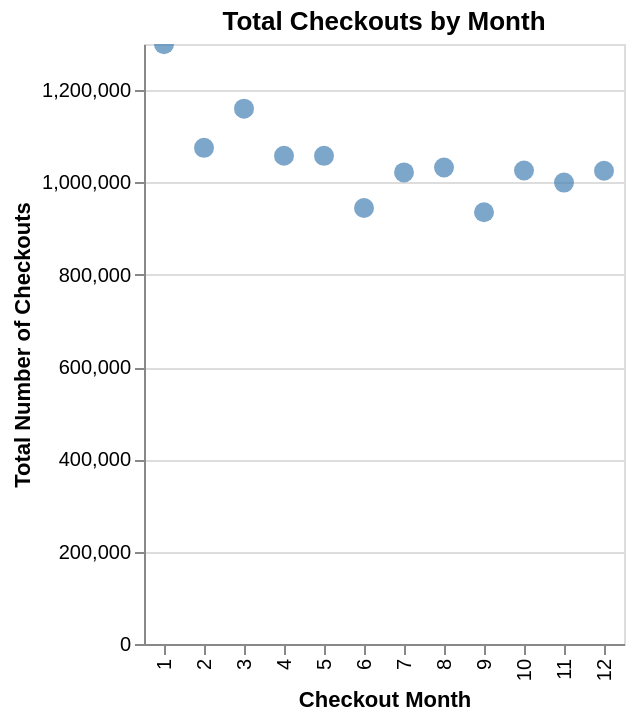

The cell this chart's notebook holds for it:
### Code cell
# Visualization 2: Circle chart for total checkouts per month
# Aggregate data to get total checkouts for each month
monthly_checkouts = seattle_df.groupby('CheckoutMonth')['Checkouts'].sum().reset_index()

chart_circle = alt.Chart(monthly_checkouts).mark_circle(size=100, color='steelblue').encode(
    x=alt.X('CheckoutMonth:O', title='Checkout Month'),
    y=alt.Y('Checkouts', title='Total Number of Checkouts'),
    tooltip=['CheckoutMonth', 'Checkouts']
).properties(
    title='Total Checkouts by Month'
).interactive() # Added .interactive() for panning and zooming

chart_circle

### Figure 1 — Vega-Lite specification as saved in the notebook (floating-point values rounded to 4 significant figures)
{"config": {"view": {"continuousWidth": 300, "continuousHeight": 300}}, "data": {"name": "data-21f2259f12bd3a8fbab36a2c5f16c0d2"}, "mark": {"type": "circle", "color": "steelblue", "size": 100}, "encoding": {"tooltip": [{"field": "CheckoutMonth", "type": "quantitative"}, {"field": "Checkouts", "type": "quantitative"}], "x": {"field": "CheckoutMonth", "title": "Checkout Month", "type": "ordinal"}, "y": {"field": "Checkouts", "title": "Total Number of Checkouts", "type": "quantitative"}}, "params": [{"name": "param_2", "select": {"type": "interval", "encodings": ["x", "y"]}, "bind": "scales"}], "title": "Total Checkouts by Month", "$schema": "https://vega.github.io/schema/vega-lite/v5.20.1.json", "datasets": {"data-21f2259f12bd3a8fbab36a2c5f16c0d2": [{"CheckoutMonth": 1, "Checkouts": 1299367}, {"CheckoutMonth": 2, "Checkouts": 1075069}, {"CheckoutMonth": 3, "Checkouts": 1159957}, {"CheckoutMonth": 4, "Checkouts": 1057791}, {"CheckoutMonth": 5, "Checkouts": 1057642}, {"CheckoutMonth": 6, "Checkouts": 944590}, {"CheckoutMonth": 7, "Checkouts": 1021789}, {"CheckoutMonth": 8, "Checkouts": 1032486}, {"CheckoutMonth": 9, "Checkouts": 935366}, {"CheckoutMonth": 10, "Checkouts": 1025992}, {"CheckoutMonth": 11, "Checkouts": 999778}, {"CheckoutMonth": 12, "Checkouts": 1025259}]}}
